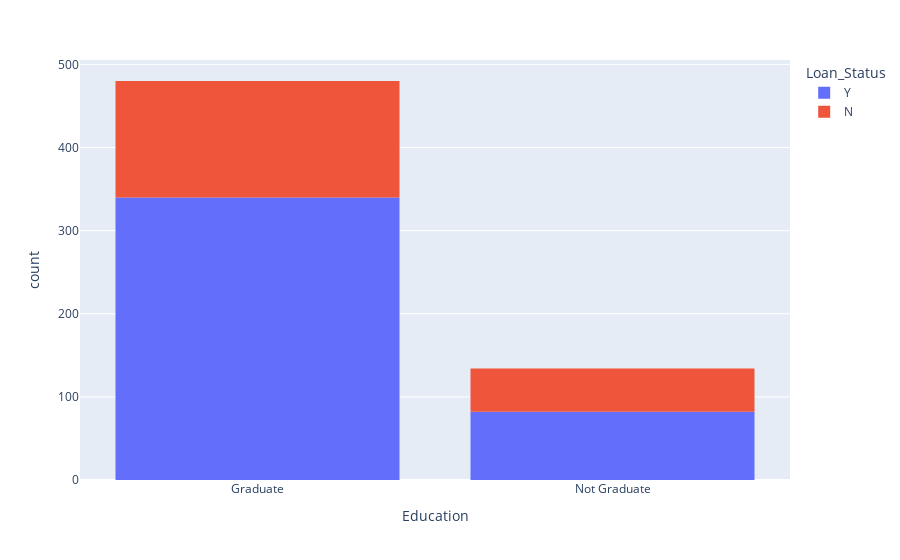

Notebook code cell kept with this figure:
### Markdown cell above
### Exploring Binary and Categorical data
    -> We can get the summary of a binary or categorical variable with a few categories by figuring out the proportion of 1s or the proportions of the important categories.
    -> Bar charts are a common visual tool for displaying a single categorical variable, Categories are listed on the x-axis 
       and frequesncies or proportions on the y-axis 
    -> In histogram, the bars are usually shown touching each other, with gaps indicating values that did not occur in the data.
    -> In a bar chart, the bars are shown seperate from one another(which indicates categories)
    -> Pie charts are an alternative to bar charts but are visually less informative.

### Code cell
## Plotting Bar plot 
## Here each row of the DataFrame is represented as a rectangular mark. 
# fig = px.bar(loan_df[categorical_cols],x="Education",y="Loan_Status", color="Gender")
# fig.show()
## For displaying smooth graphs use histogram function with categorical data
fig=px.histogram(loan_df,x="Education",color="Loan_Status")
fig.show()

### Figure 1 — Plotly figure (JSON) as saved in the notebook; plotly's stock layout.template omitted (floating-point values rounded to 4 significant figures; data arrays with more than 128 entries replaced by an {"elided": "..."} marker saying what was removed)
{"data": [{"alignmentgroup": "True", "bingroup": "x", "hovertemplate": "Loan_Status=Y<br>Education=%{x}<br>count=%{y}<extra></extra>", "legendgroup": "Y", "marker": {"color": "#636efa", "pattern": {"shape": ""}}, "name": "Y", "offsetgroup": "Y", "orientation": "v", "showlegend": true, "type": "histogram", "x": {"elided": "422 str values"}, "xaxis": "x", "yaxis": "y"}, {"alignmentgroup": "True", "bingroup": "x", "hovertemplate": "Loan_Status=N<br>Education=%{x}<br>count=%{y}<extra></extra>", "legendgroup": "N", "marker": {"color": "#EF553B", "pattern": {"shape": ""}}, "name": "N", "offsetgroup": "N", "orientation": "v", "showlegend": true, "type": "histogram", "x": {"elided": "192 str values"}, "xaxis": "x", "yaxis": "y"}], "layout": {"barmode": "relative", "legend": {"title": {"text": "Loan_Status"}, "tracegroupgap": 0}, "margin": {"t": 60}, "xaxis": {"anchor": "y", "domain": [0, 1], "title": {"text": "Education"}}, "yaxis": {"anchor": "x", "domain": [0, 1], "title": {"text": "count"}}}}
